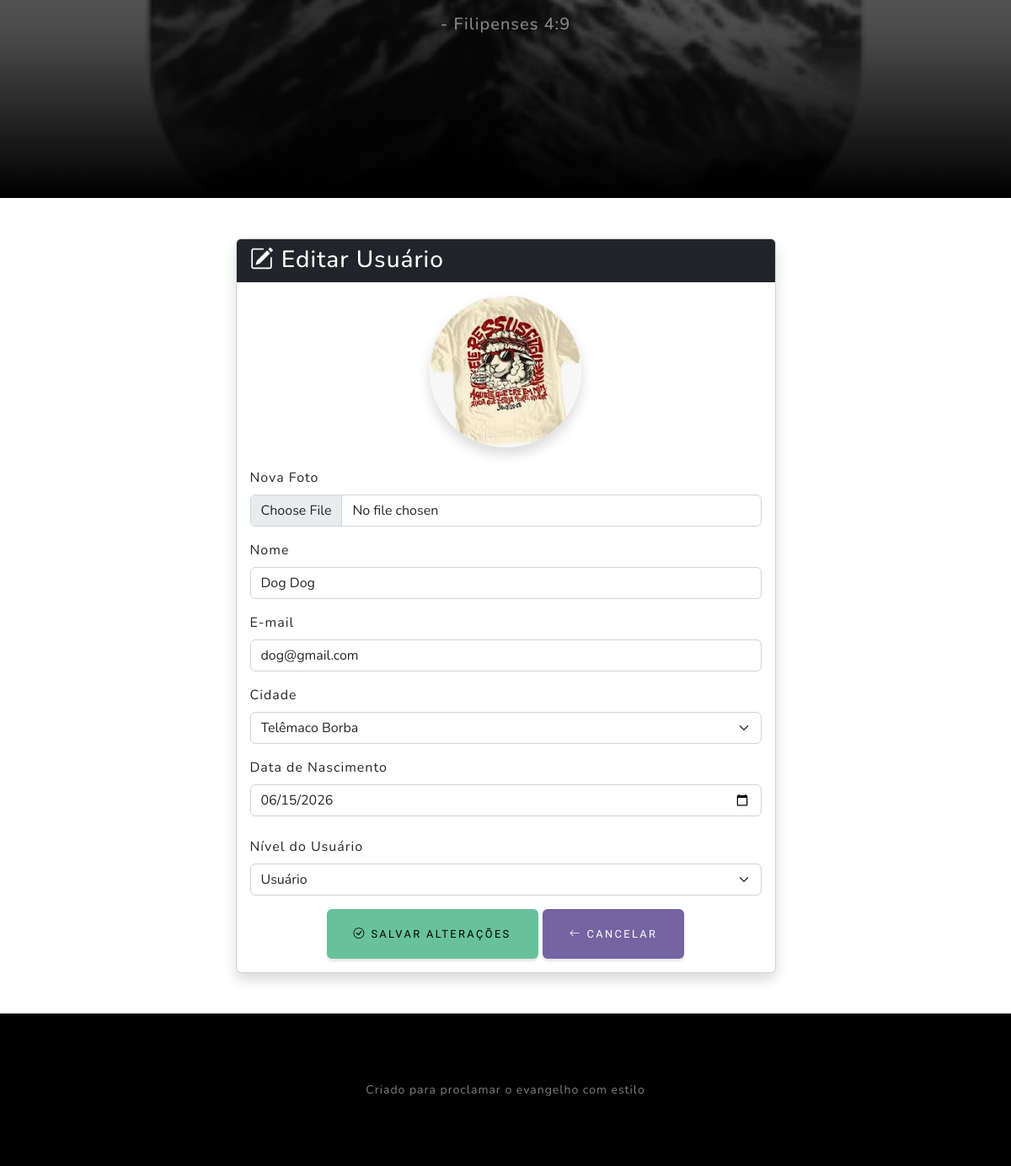
Page /formEditarUsuario.php?idUsuario=6 (lower part) on the earlier database version.
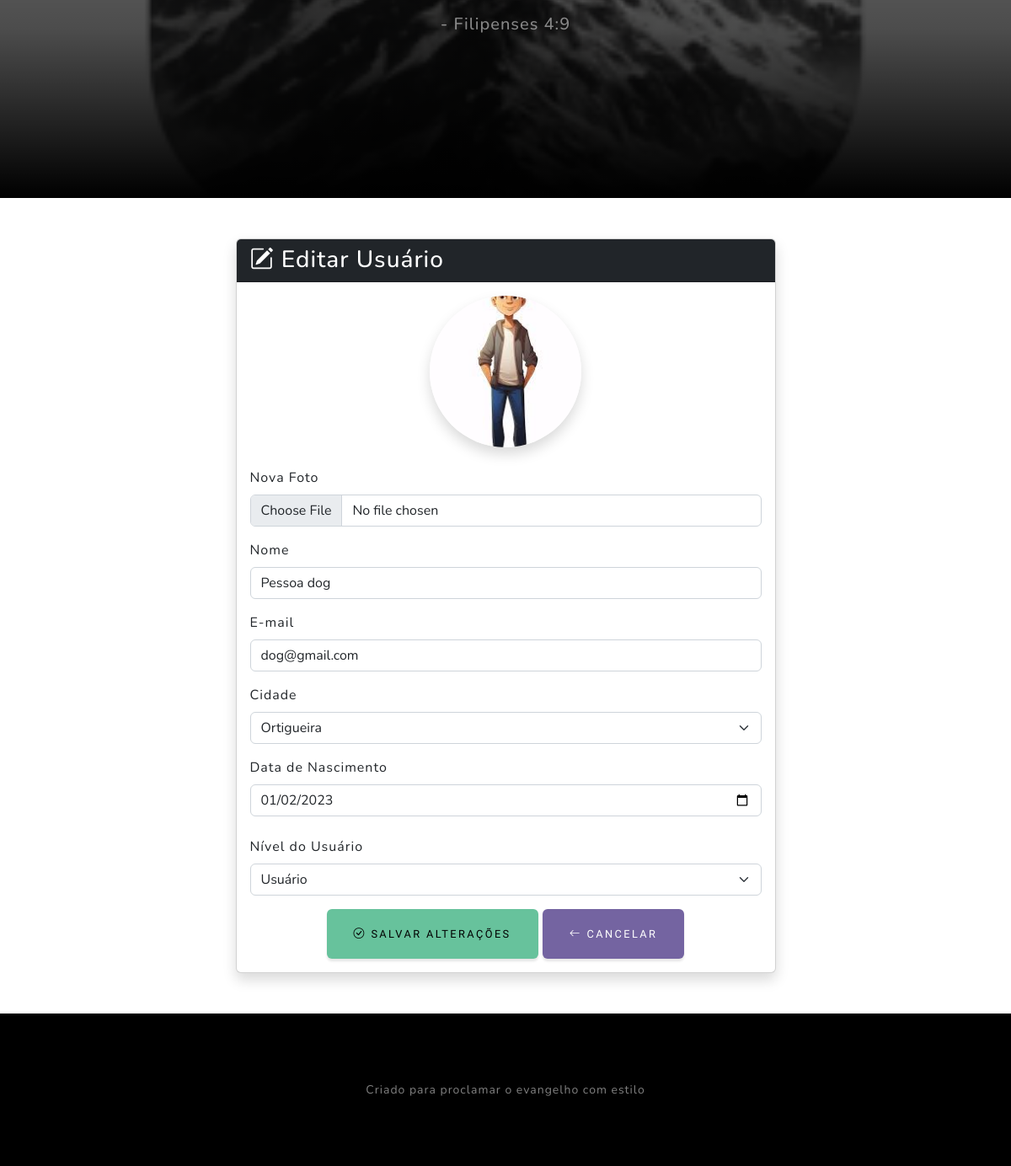
Same page on the later database version.
### tables this page shows
CREATE TABLE `usuarios` (
  `idUsuario` int(11) NOT NULL,
  `fotoUsuario` varchar(100) NOT NULL,
  `nomeUsuario` varchar(50) NOT NULL,
  `dataNascimentoUsuario` date NOT NULL,
  `cidadeUsuario` varchar(30) NOT NULL,
  `emailUsuario` varchar(50) NOT NULL,
  `senhaUsuario` varchar(100) NOT NULL,
  `nivelUsuario` varchar(15) NOT NULL
);

### formEditarUsuario.php (the view, shortened to what this page needs)
<?php
include "header.php";
include "conexaoBD.php";
$idUsuario = (int) $_GET['idUsuario'];
$sql = "SELECT * FROM usuarios WHERE idUsuario = $idUsuario";
$resultado = mysqli_query($conn, $sql);
$usuario = mysqli_fetch_assoc($resultado);
?>
<section class="py-5">
    <div class="container" id="Usuario">
        <div class="row justify-content-center">
            <div class="col-lg-7">
                <div class="card shadow">
                    <div class="card-header bg-dark text-white">
                        <h3 class="mb-0">
                            <i class="bi bi-pencil-square"></i>
                            Editar Usuário
                        </h3>
                    </div>
                    <div class="card-body">
                        <form action="actionEditarUsuario.php" method="POST" enctype="multipart/form-data">
                            <div class="text-center mb-4">
                                <img src="<?php echo $usuario['fotoUsuario']; ?>" class="rounded-circle shadow"
                                    width="180" height="180" style="object-fit:cover;">
                            </div>
                            <div class="mb-3">
                                <label class="form-label">Nova Foto</label>
                                <input type="file" name="fotoUsuario" class="form-control">
                            </div>
                            <div class="mb-3">
                                <label class="form-label">Nome</label>
                                <input type="text" class="form-control" name="nomeUsuario"
                                    value="<?php echo $usuario['nomeUsuario']; ?>" required>
                            </div>
                            <div class="mb-3">
                                <label class="form-label">E-mail</label>
                                <input type="email" class="form-control" name="emailUsuario"
                                    value="<?php echo $usuario['emailUsuario']; ?>" required>
                            </div>
                            <div class="mb-3">
                                <label class="form-label">Cidade</label>
                                <select class="form-select" id="cidadeUsuario" name="cidadeUsuario" required>
                                    <option value="Ortigueira" <?php if ($usuario['cidadeUsuario'] == "Ortigueira")
                                        echo "selected"; ?>>Ortigueira</option>
                                    <option value="Telêmaco Borba" <?php if ($usuario['cidadeUsuario'] == "Telêmaco Borba")
                                        echo "selected"; ?>>Telêmaco Borba</option>
                                </select>
                            </div>
                            <div class="mb-4">
                                <label class="form-label">Data de Nascimento</label>
                                <input type="date" class="form-control" name="dataNascimentoUsuario"
                                    value="<?php echo $usuario['dataNascimentoUsuario']; ?>">
                            </div>
                            <div class="mb-3">
                                <label class="form-label">Nível do Usuário</label>
                                <select name="nivelUsuario" class="form-select">
                                    <option value="usuario" <?php if ($usuario['nivelUsuario'] == 'usuario')
                                        echo "selected"; ?>> Usuário </option>
                                </select>
                            </div>
                            <div class="text-center">
                                <button type="submit" class="btn btn-success">
                                    <i class="bi bi-check-circle"></i>
                                    Salvar Alterações
                                </button>
                                <a href="visualizarUsuario.php?idUsuario=<?php echo $usuario['idUsuario']; ?>"
                                    class="btn btn-secondary">
                                    <i class="bi bi-arrow-left"></i>
                                    Cancelar
                                </a>
                            </div>
                        </form>
                    </div>
                </div>
            </div>
        </div>
    </div>
</section>
<?php include "footer.php"; ?>

Differences in the rows shown:
changed usuarios "dog@gmail.com": fotoUsuario: a different picture; nomeUsuario "Dog Dog" → "Pessoa dog"; cidadeUsuario "Telêmaco Borba" → "Ortigueira"; dataNascimentoUsuario "06/15/2026" → "01/02/2023"
